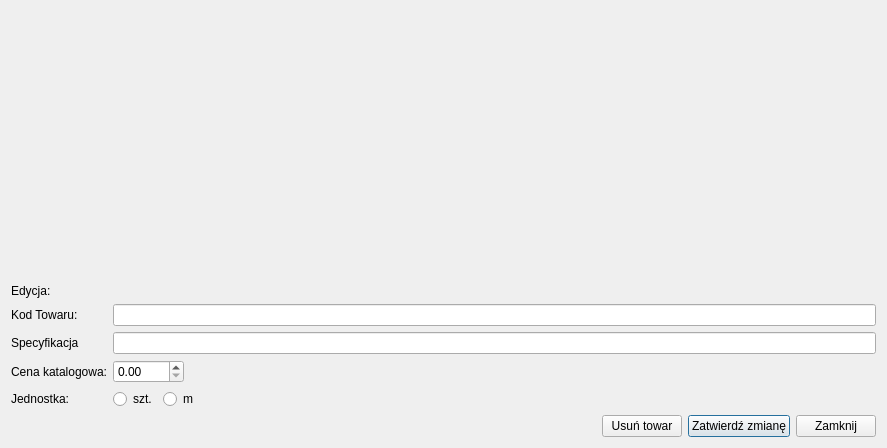
<?xml version="1.0" encoding="UTF-8"?>
<ui version="4.0">
 <class>EdycjaTowaru</class>
 <widget class="QDialog" name="EdycjaTowaru">
  <property name="geometry">
   <rect>
    <x>0</x>
    <y>0</y>
    <width>887</width>
    <height>448</height>
   </rect>
  </property>
  <property name="windowTitle">
   <string>Dialog</string>
  </property>
  <layout class="QVBoxLayout" name="verticalLayout_2">
   <item>
    <widget class="SzukajTowaru" name="widget" native="true">
     <property name="sizePolicy">
      <sizepolicy hsizetype="Expanding" vsizetype="Expanding">
       <horstretch>0</horstretch>
       <verstretch>0</verstretch>
      </sizepolicy>
     </property>
    </widget>
   </item>
   <item>
    <layout class="QVBoxLayout" name="verticalLayout">
     <item>
      <widget class="QLabel" name="label_2">
       <property name="text">
        <string>Edycja:</string>
       </property>
      </widget>
     </item>
     <item>
      <layout class="QFormLayout" name="formLayout">
       <property name="fieldGrowthPolicy">
        <enum>QFormLayout::AllNonFixedFieldsGrow</enum>
       </property>
       <item row="0" column="1">
        <widget class="QLineEdit" name="kod">
         <property name="readOnly">
          <bool>true</bool>
         </property>
        </widget>
       </item>
       <item row="1" column="0">
        <widget class="QLabel" name="specyfikacjaLabel">
         <property name="text">
          <string>Specyfikacja</string>
         </property>
        </widget>
       </item>
       <item row="1" column="1">
        <widget class="QLineEdit" name="spec"/>
       </item>
       <item row="2" column="0">
        <widget class="QLabel" name="label_4">
         <property name="text">
          <string>Cena katalogowa:</string>
         </property>
        </widget>
       </item>
       <item row="3" column="0">
        <widget class="QLabel" name="label_5">
         <property name="text">
          <string>Jednostka:</string>
         </property>
        </widget>
       </item>
       <item row="3" column="1">
        <layout class="QHBoxLayout" name="horizontalLayout">
         <item>
          <widget class="QRadioButton" name="r_szt">
           <property name="text">
            <string>szt.</string>
           </property>
          </widget>
         </item>
         <item>
          <widget class="QRadioButton" name="r_m">
           <property name="text">
            <string>m</string>
           </property>
          </widget>
         </item>
         <item>
          <spacer name="horizontalSpacer">
           <property name="orientation">
            <enum>Qt::Horizontal</enum>
           </property>
           <property name="sizeHint" stdset="0">
            <size>
             <width>40</width>
             <height>20</height>
            </size>
           </property>
          </spacer>
         </item>
        </layout>
       </item>
       <item row="0" column="0">
        <widget class="QLabel" name="kodTowaruLabel">
         <property name="text">
          <string>Kod Towaru:</string>
         </property>
        </widget>
       </item>
       <item row="2" column="1">
        <layout class="QHBoxLayout" name="horizontalLayout_2">
         <item>
          <widget class="QDoubleSpinBox" name="cena">
           <property name="maximum">
            <double>9999.989999999999782</double>
           </property>
          </widget>
         </item>
         <item>
          <spacer name="horizontalSpacer_2">
           <property name="orientation">
            <enum>Qt::Horizontal</enum>
           </property>
           <property name="sizeHint" stdset="0">
            <size>
             <width>40</width>
             <height>20</height>
            </size>
           </property>
          </spacer>
         </item>
        </layout>
       </item>
      </layout>
     </item>
     <item>
      <layout class="QHBoxLayout" name="horizontalLayout_3">
       <item>
        <spacer name="horizontalSpacer_3">
         <property name="orientation">
          <enum>Qt::Horizontal</enum>
         </property>
         <property name="sizeHint" stdset="0">
          <size>
           <width>40</width>
           <height>20</height>
          </size>
         </property>
        </spacer>
       </item>
       <item>
        <widget class="QPushButton" name="del">
         <property name="text">
          <string>Usuń towar</string>
         </property>
         <property name="autoDefault">
          <bool>false</bool>
         </property>
        </widget>
       </item>
       <item>
        <widget class="QPushButton" name="apply">
         <property name="text">
          <string>Zatwierdź zmianę</string>
         </property>
        </widget>
       </item>
       <item>
        <widget class="QPushButton" name="close">
         <property name="text">
          <string>Zamknij</string>
         </property>
        </widget>
       </item>
      </layout>
     </item>
    </layout>
   </item>
  </layout>
 </widget>
 <customwidgets>
  <customwidget>
   <class>SzukajTowaru</class>
   <extends>QWidget</extends>
   <header location="global">SzukajTowaru.h</header>
   <container>1</container>
  </customwidget>
 </customwidgets>
 <resources/>
 <connections/>
</ui>
